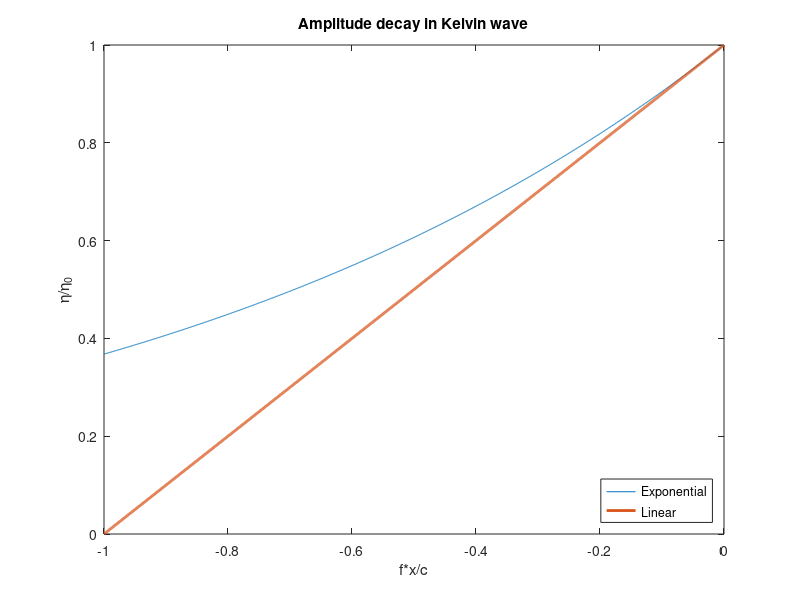
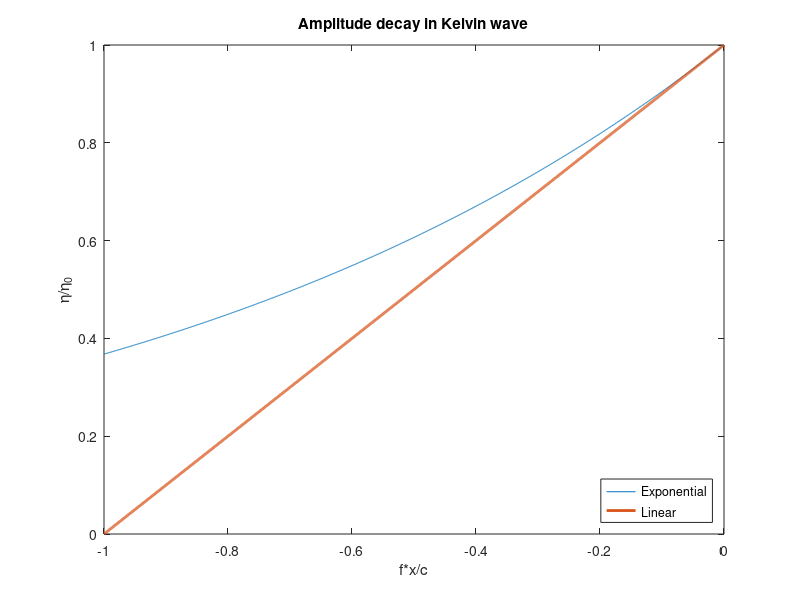

Source code (MATLAB) for these figures, in order:
clear all; close all;
h=30;g=9.81;theta=43;
Omega=2*pi/24/3600
f=2*Omega*sin(theta*pi/180)
c=sqrt(g*h)
L=round(c/f/100)*100;
x=[-L:100:0]
dec1=exp(f*x/c);
dec2=1+f*x/c;
figure()
plot(x*f/c,dec1,x*f/c,dec2,'linewidth',2);
title('Amplitude decay in Kelvin wave')
legend('Exponential','Linear','location','southeast')
xlabel('f*x/c');ylabel('\eta/\eta_{0}')
print('-depsc','decay.eps')
print('-dpng','decay.png')
